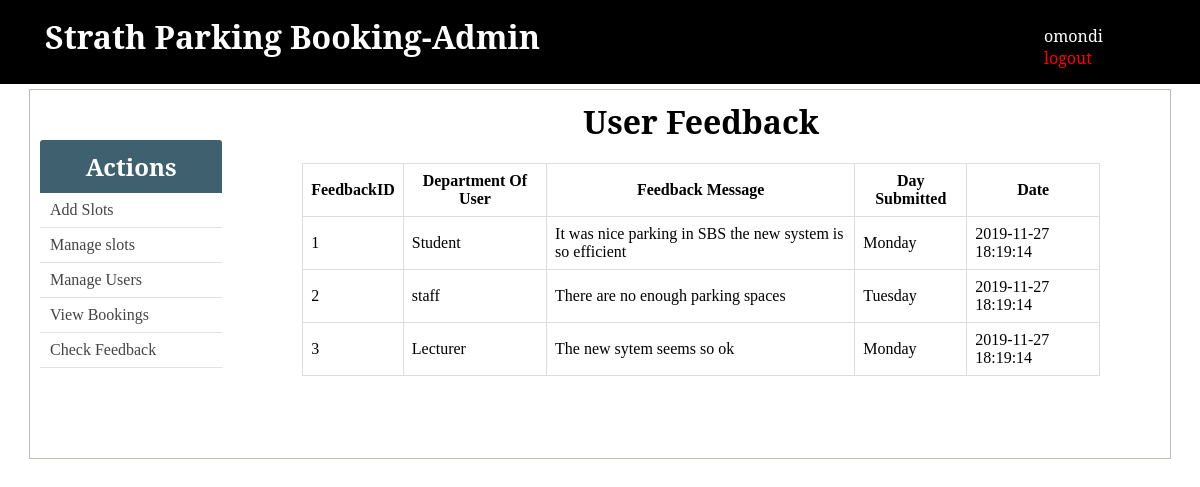
Page /admin/feedback.php (signed in) on the committed database.
### tables this page shows
CREATE TABLE `feedback` (
  `id` int(11) NOT NULL,
  `Day` text NOT NULL,
  `Department` enum('Lecturer','Student','staff') NOT NULL,
  `Message` longtext NOT NULL,
  `Submitted_at` timestamp NOT NULL DEFAULT CURRENT_TIMESTAMP
);

### admin/feedback.php (the view, shortened to what this page needs)
<?php  include('../config.php'); ?>
<?php include(ROOT_PATH . '/admin/includes/head_section.php'); ?>
<!DOCTYPE html>
<html>
<head>
</head>
<body>
<?php include(ROOT_PATH . '/admin/includes/navbar.php') ?>
<div class="container content">
<?php include(ROOT_PATH . '/admin/includes/menu.php') ?>
<center><h1>User Feedback<h1></center>
	<table class="table">
						<thead>
						<th>FeedbackID</th>
						<th>Department Of User</th>
						<th>Feedback Message </th>
						<th>Day Submitted</th>
						<th>Date</th>
</thead>
<tbody>
<?php
	$sql3 = "SELECT * FROM feedback ";
	$result3 = $conn->query($sql3);
	if ($result3) {
		 while($rec = $result3->fetch_assoc()) {
				$FeedbackID= $rec['id'];
				 $Department=$rec['Department'];
				 $Message=$rec['Message'];
				 $Day=$rec['Day'];
				 $time=$rec['Submitted_at'];
		echo "
				 <tr>
				 <td>$FeedbackID</td>
				 <td>$Department</td>
				 <td>$Message</td>
				 <td>$Day</td>
				 <td>$time</td>
			 </tr>
				 ";
			}
		}
		else{
			echo $conn->error;
		}
		?>
	</tbody>
</table>
</div>
</body>
</html>

### static/css/admin_styling.css (style rules this page uses)
* { margin: 0px; padding: 0px; }
h1, h2, h3, h4, h5, h6 { font-family: 'Noto Serif', serif; }
table { border-collapse: collapse; width: 70%; margin: 20px auto; }
th, td { padding: 8px; text-align: left; border: 1px solid #ddd; }
th { text-align: center; }
.container { width: 95%; margin: 5px auto 50px; border: 1px solid #BFBCB3; padding: 10px 0px 50px; }
.container:after { content: ""; display: block; clear: both; }

### rows in the picture
feedback: id "1", Department "Student", Message "It was nice parking in SBS the new system is so efficient", Day "Monday", Submitted_at "2019-11-27 18:19:14"
feedback: id "2", Department "staff", Message "There are no enough parking spaces", Day "Tuesday", Submitted_at "2019-11-27 18:19:14"
feedback: id "3", Department "Lecturer", Message "The new sytem seems so ok", Day "Monday", Submitted_at "2019-11-27 18:19:14"

### other values in the picture
$_SESSION['user']['username'] "omondi"
